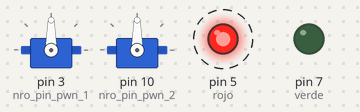
The sketch below on a simulated Arduino Uno, built with avr-gcc and run on an emulated ATmega328P. Shown: 2 × servo, output pins drawn as LEDs (lit = HIGH). Dashed ring = blinking. What the sketch prints to the serial monitor is not drawn.

Above: at 0.5 s.
Timing chart, 0 to 4.6 s (numbered marks = the images above):
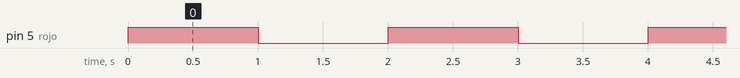

Measured:
- by itself, pin 5 (rojo): alternates HIGH for 1.0 s and LOW for 1.0 s

The sketch:

sketch_aug17c_manejo_avanzado_servos.ino
```cpp
/*
 *  Mover servomotores en funcion del estado de los leds
 *  que a su vez son controlados por interruptores
*/

// Estado de pines:
int estado1;
int estado2;

// Pines comunes:
int rojo = 5;
int verde = 7;

#include <Servo.h>

Servo miservo1;
Servo miservo2;

// Pines especiales:
int nro_pin_pwn_1 = 3;
int nro_pin_pwn_2 = 10;

int pot1;
int pot2;

void setup() {

  pinMode(0, INPUT);
  pinMode(1, INPUT);
  pinMode(rojo, OUTPUT);
  pinMode(verde, OUTPUT);

  miservo1.attach(nro_pin_pwn_1);
  miservo2.attach(nro_pin_pwn_2);

  Serial.begin(9600);

}

void loop() {

  estado1 = digitalRead(0);
  estado2 = digitalRead(1);

  Serial.println(estado2);

  if (estado1==0) {
    digitalWrite(verde, LOW);
    digitalWrite(rojo, HIGH);
    delay(1000);
    digitalWrite(rojo, LOW);
    delay(1000);
  }

  if (estado1==1) {

    digitalWrite(verde, HIGH);
    digitalWrite(rojo, LOW);

    if (estado2==0) {

      pot1 = analogRead(A0);
      pot2 = analogRead(A5);

      miservo1.write(map(pot1,0,1023,0,180));
      miservo2.write(map(pot2,0,1023,0,180));

    } else {

      // Girar los 180 grados del servo:
      for (int i=0; i<=180; i++) {
        miservo1.write(i);
        delay(50);
      }

    }

  }

}
```
